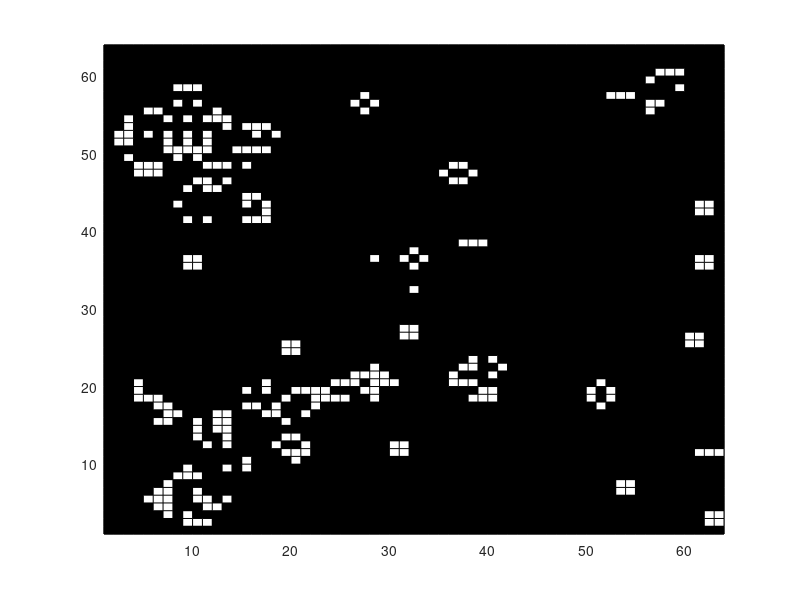

MATLAB code for this plot:
% size of the game, i.e  30,50,100, etc.
n = 64;

% creates a matrix of 0's and 1's with size n
grid = round(rand(n,n));

% number of generations
for m=1:100

% convert to sparse matrix to save memory
grid=sparse(grid);

grid(1,:)=0;
grid(n,:)=0;
grid(:,1)=0;
grid(:,n)=0;
sum=zeros(n,n);
new = zeros(n,n);

% cells' neighbours
for i=2:n-1
  for j=2:n-1
    sum(i,j)= grid(i-1,j-1)+grid(i,j-1)+grid(i,j+1)+grid(i-1,j)+grid(i-1,j+1)+grid(i+1,j-1)+grid(i+1,j)+grid(i+1,j+1);
  end
end

% Game's rules
for i=2:n-1
  for j=2:n-1
    if grid(i,j)==1
      if (sum(i,j)==2 | sum(i,j)==3) % any live cells with two or three live neighbours lives on to the next generation
        new(i,j)=1;
      else
        new(i,j)=0;
      end
    else
      if sum(i,j)==3
        new(i,j)=1;
      else
        new(i,j)=0;
      end
    end
  end
end

for i=2:n-1
  for j=2:n-1
    grid(i,j)=new(i,j);
  end
end

% display matrix into colored cells
 pcolor(grid)
 colormap gray

% update figures
drawnow
pause(0.001)
end
